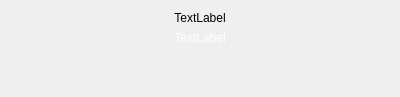
<?xml version="1.0" encoding="UTF-8"?>
<ui version="4.0">
    <class>LoaderDialog</class>
    <widget class="QDialog" name="LoaderDialog">
        <property name="windowModality">
            <enum>Qt::WindowModal</enum>
        </property>
        <property name="geometry">
            <rect>
                <x>0</x>
                <y>0</y>
                <width>400</width>
                <height>97</height>
            </rect>
        </property>
        <property name="windowTitle">
            <string>Loading</string>
        </property>
        <property name="modal">
            <bool>true</bool>
        </property>
        <layout class="QVBoxLayout" name="verticalLayout">
            <item>
                <widget class="QLabel" name="loaderIconLabel">
                    <property name="text">
                        <string>TextLabel</string>
                    </property>
                    <property name="alignment">
                        <set>Qt::AlignCenter</set>
                    </property>
                </widget>
            </item>
            <item>
                <widget class="QLabel" name="loaderTextLabel">
                    <property name="styleSheet">
                        <string notr="true">color: rgb(255, 255, 255);</string>
                    </property>
                    <property name="text">
                        <string>TextLabel</string>
                    </property>
                    <property name="alignment">
                        <set>Qt::AlignCenter</set>
                    </property>
                </widget>
            </item>
            <item>
                <spacer name="verticalSpacer">
                    <property name="orientation">
                        <enum>Qt::Vertical</enum>
                    </property>
                    <property name="sizeHint" stdset="0">
                        <size>
                            <width>20</width>
                            <height>40</height>
                        </size>
                    </property>
                </spacer>
            </item>
        </layout>
    </widget>
    <resources/>
    <connections/>
</ui>
